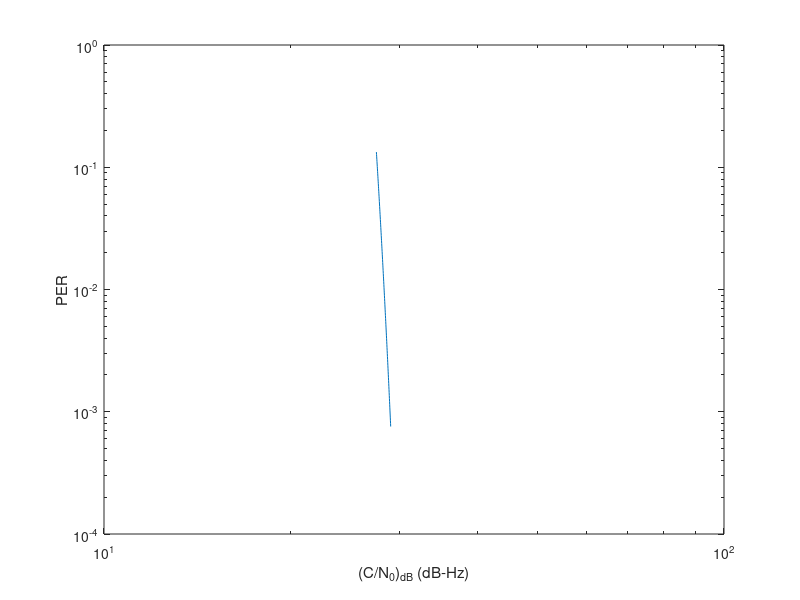

MATLAB code for this plot:
% function PER = CN02PER(CN0, Rb)
% Function to calculate C/N0 from PER
% output = CN02PER(input)
% input.CN0 - array of CN0 values [dB], input.Rb - bit rate
% output.BER - array of bit error rate values,
% output.PER - array of page error rate values
% Derived from relationships in "Understanding GNSS/GPS: Principles and
% Applications"
% Andrew Neish - 1/30/2019

% TEST Inputs...
clear all
close all
clc
CN0 = linspace(27.5, 29, 100);
Rb = 250;


CN0 = 10.^(CN0/10); % Convert dB values to linear values

% Loop through all CN0 values
D = exp(-CN0./2./Rb);
BER = .5.*(36.*D.^10 + 211.*D.^12 + 1404.*D.^14 + 11633.*D.^16);
PER = 1 - (1 - BER).^Rb;

% TEST outputs
figure
loglog(10*log10(CN0), PER)
xlabel('(C/N_0)_{dB} (dB-Hz)')
ylabel('PER')

% figure
% loglog(10*log10(CN0), output.BER)

